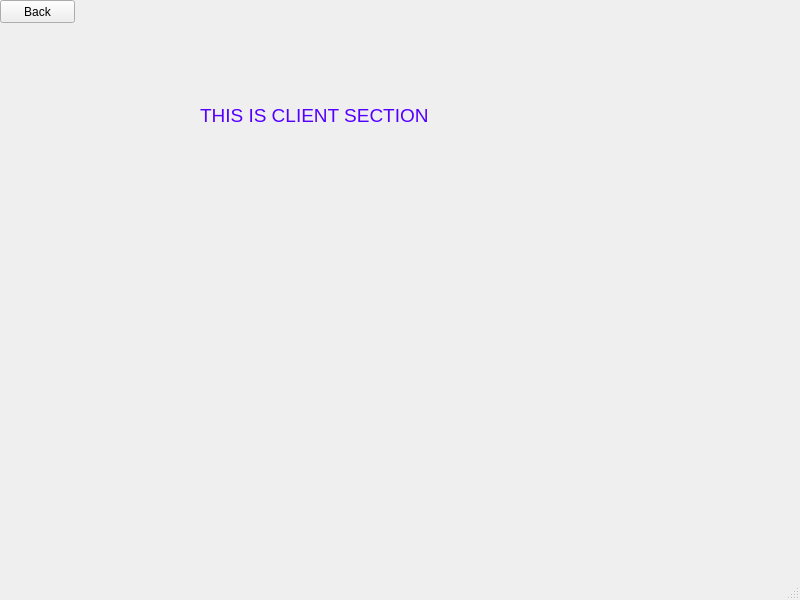
<?xml version="1.0" encoding="UTF-8"?>
<ui version="4.0">
 <class>ClientWin</class>
 <widget class="QMainWindow" name="ClientWin">
  <property name="geometry">
   <rect>
    <x>0</x>
    <y>0</y>
    <width>800</width>
    <height>600</height>
   </rect>
  </property>
  <property name="windowTitle">
   <string>MainWindow</string>
  </property>
  <widget class="QWidget" name="centralwidget">
   <widget class="QLabel" name="label">
    <property name="geometry">
     <rect>
      <x>200</x>
      <y>60</y>
      <width>351</width>
      <height>111</height>
     </rect>
    </property>
    <property name="text">
     <string>&lt;html&gt;&lt;head/&gt;&lt;body&gt;&lt;p&gt;&lt;span style=&quot; font-size:14pt; color:#5500ff;&quot;&gt;THIS IS CLIENT SECTION&lt;/span&gt;&lt;/p&gt;&lt;/body&gt;&lt;/html&gt;</string>
    </property>
   </widget>
   <widget class="QPushButton" name="pushButton">
    <property name="geometry">
     <rect>
      <x>0</x>
      <y>0</y>
      <width>75</width>
      <height>23</height>
     </rect>
    </property>
    <property name="text">
     <string>Back</string>
    </property>
   </widget>
  </widget>
  <widget class="QMenuBar" name="menubar">
   <property name="geometry">
    <rect>
     <x>0</x>
     <y>0</y>
     <width>800</width>
     <height>21</height>
    </rect>
   </property>
  </widget>
  <widget class="QStatusBar" name="statusbar"/>
 </widget>
 <resources/>
 <connections/>
</ui>
